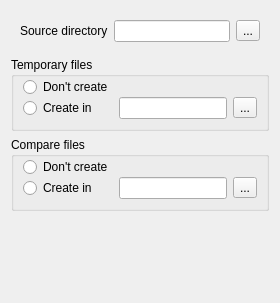
         <widget class="QWidget" name="tab" >
          <attribute name="title" >
           <string>Temporary files</string>
          </attribute>
          <layout class="QVBoxLayout" >
           <item>
            <widget class="QFrame" name="m_pSourceDirF" >
             <property name="frameShape" >
              <enum>QFrame::NoFrame</enum>
             </property>
             <property name="frameShadow" >
              <enum>QFrame::Raised</enum>
             </property>
             <layout class="QHBoxLayout" >
              <item>
               <widget class="QLabel" name="label" >
                <property name="text" >
                 <string>Source directory</string>
                </property>
               </widget>
              </item>
              <item>
               <widget class="QWidget" native="1" name="widget_9" >
                <layout class="QHBoxLayout" >
                 <property name="leftMargin" >
                  <number>0</number>
                 </property>
                 <property name="topMargin" >
                  <number>0</number>
                 </property>
                 <property name="rightMargin" >
                  <number>0</number>
                 </property>
                 <property name="bottomMargin" >
                  <number>0</number>
                 </property>
                 <item>
                  <widget class="QLineEdit" name="m_pSrcDirE" />
                 </item>
                 <item>
                  <widget class="QToolButton" name="m_pSelectSrcDirB" >
                   <property name="text" >
                    <string>...</string>
                   </property>
                  </widget>
                 </item>
                </layout>
               </widget>
              </item>
             </layout>
            </widget>
           </item>
           <item>
            <widget class="QGroupBox" name="groupBox_16" >
             <property name="title" >
              <string>Temporary files</string>
             </property>
             <layout class="QGridLayout" >
              <property name="topMargin" >
               <number>0</number>
              </property>
              <property name="verticalSpacing" >
               <number>0</number>
              </property>
              <item row="0" column="0" >
               <widget class="QRadioButton" name="m_pTempDontCreateRB" >
                <property name="text" >
                 <string>Don't create</string>
                </property>
               </widget>
              </item>
              <item row="1" column="0" >
               <widget class="QRadioButton" name="m_pTempCreateRB" >
                <property name="text" >
                 <string>Create in</string>
                </property>
               </widget>
              </item>
              <item row="1" column="1" >
               <widget class="QWidget" native="1" name="widget_2" >
                <layout class="QHBoxLayout" >
                 <property name="leftMargin" >
                  <number>0</number>
                 </property>
                 <property name="topMargin" >
                  <number>0</number>
                 </property>
                 <property name="rightMargin" >
                  <number>0</number>
                 </property>
                 <property name="bottomMargin" >
                  <number>0</number>
                 </property>
                 <item>
                  <widget class="QLineEdit" name="m_pTempDestE" />
                 </item>
                 <item>
                  <widget class="QToolButton" name="m_pSelectTempDirB" >
                   <property name="text" >
                    <string>...</string>
                   </property>
                  </widget>
                 </item>
                </layout>
               </widget>
              </item>
             </layout>
            </widget>
           </item>
           <item>
            <widget class="QGroupBox" name="groupBox_17" >
             <property name="title" >
              <string>Compare files</string>
             </property>
             <layout class="QGridLayout" >
              <property name="topMargin" >
               <number>0</number>
              </property>
              <property name="verticalSpacing" >
               <number>0</number>
              </property>
              <item row="0" column="0" >
               <widget class="QRadioButton" name="m_pCompDontCreateRB" >
                <property name="text" >
                 <string>Don't create</string>
                </property>
               </widget>
              </item>
              <item row="1" column="0" >
               <widget class="QRadioButton" name="m_pCompCreateRB" >
                <property name="text" >
                 <string>Create in</string>
                </property>
               </widget>
              </item>
              <item row="1" column="1" >
               <widget class="QWidget" native="1" name="widget_10" >
                <layout class="QHBoxLayout" >
                 <property name="leftMargin" >
                  <number>0</number>
                 </property>
                 <property name="topMargin" >
                  <number>0</number>
                 </property>
                 <property name="rightMargin" >
                  <number>0</number>
                 </property>
                 <property name="bottomMargin" >
                  <number>0</number>
                 </property>
                 <item>
                  <widget class="QLineEdit" name="m_pCompDestE" />
                 </item>
                 <item>
                  <widget class="QToolButton" name="m_pSelectCompDirB" >
                   <property name="text" >
                    <string>...</string>
                   </property>
                  </widget>
                 </item>
                </layout>
               </widget>
              </item>
             </layout>
            </widget>
           </item>
           <item>
            <spacer>
             <property name="orientation" >
              <enum>Qt::Vertical</enum>
             </property>
             <property name="sizeHint" >
              <size>
               <width>20</width>
               <height>81</height>
              </size>
             </property>
            </spacer>
           </item>
          </layout>
         </widget>
